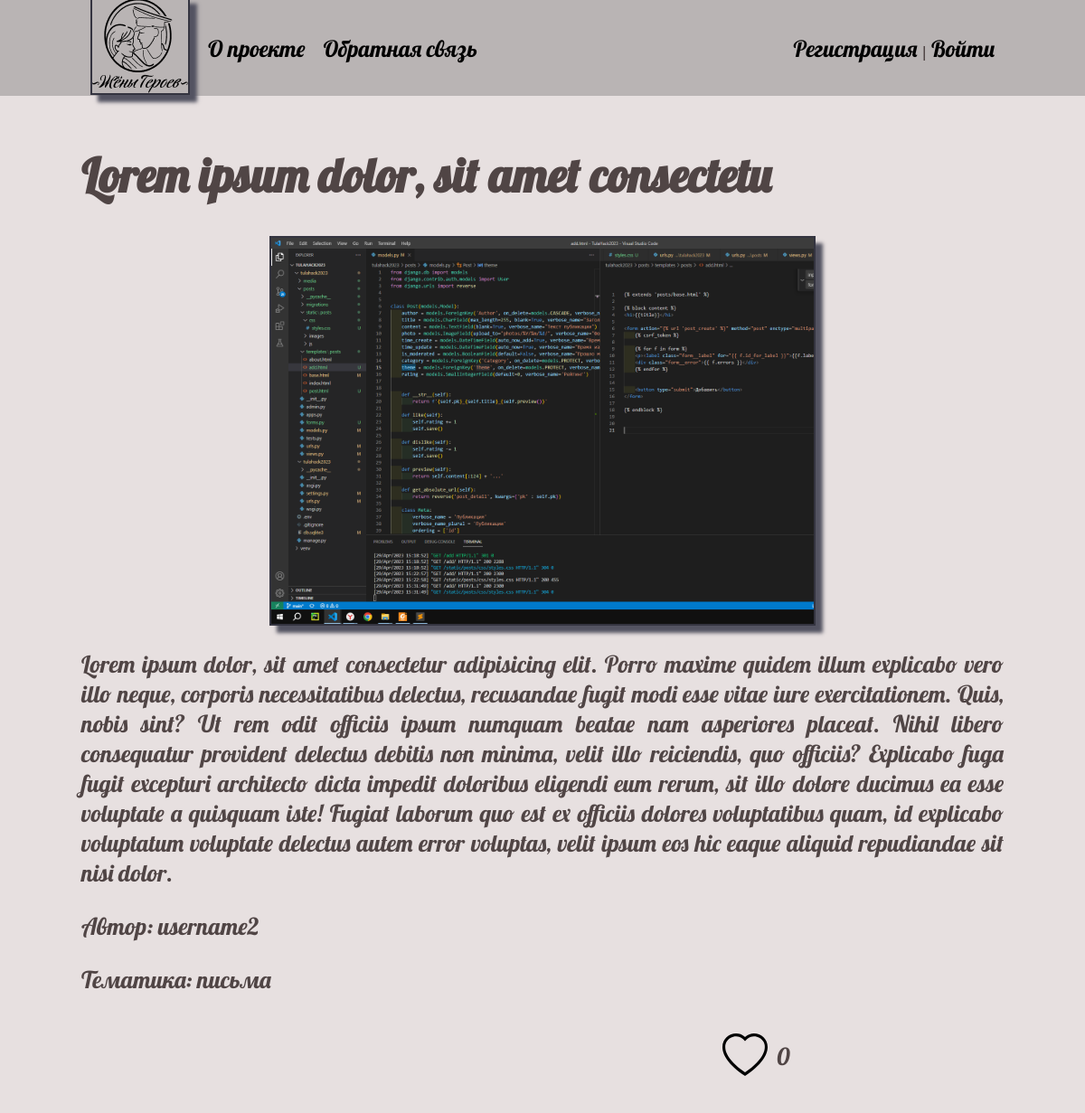
The app's page /post/4/ with its own data.
### posts/models.py (models this page shows, shortened)
class Post(models.Model):
    author = models.ForeignKey('Author', on_delete=models.CASCADE, verbose_name='Автор публикации')
    title = models.CharField(max_length=255, blank=True, verbose_name="Заголовок публикации", )
    content = models.TextField(blank=True, verbose_name="Текст публикации")
    photo = models.ImageField(upload_to="photos/%Y/%m/%d/", verbose_name="Фото")
    time_create = models.DateTimeField(auto_now_add=True, verbose_name="Время создания")
    time_update = models.DateTimeField(auto_now=True, verbose_name="Время изменения")
    is_moderated = models.BooleanField(default=False, verbose_name="Прошло модерацию")
    category = models.ForeignKey('Category', on_delete=models.PROTECT, verbose_name="Категории публикации") # например публикация с фото или новость
    theme = models.ForeignKey('Theme', on_delete=models.PROTECT, verbose_name="Тема") # например фото в мундире, детский рисунок, письма..
    rating = models.SmallIntegerField(default=0, verbose_name='Рейтинг')
    def __str__(self):
        return f'{self.pk}_{self.title}_{self.preview()}'
    def preview(self):
        return self.content[:32] + '...'
    class Meta:
        verbose_name = 'Публикация'
        verbose_name_plural = 'Публикации'
        ordering = ['id']

class Author(models.Model):
    author = models.OneToOneField(User, on_delete=models.CASCADE)
    city = models.CharField(max_length=32, verbose_name="Город")
    def __str__(self):
        return self.author.username
    class Meta:
        verbose_name = 'Автор публикации'
        verbose_name_plural = 'Авторы публикации'
        ordering = ['id']

class Theme(models.Model):
    name = models.CharField(max_length=100, db_index=True, verbose_name="Название темы")
    slug = models.SlugField(max_length=255, unique=True, db_index=True, verbose_name="URL")
    def __str__(self):
        return self.name
    class Meta:
        verbose_name = 'Тема'
        verbose_name_plural = 'Темы'
        ordering = ['id']

### posts/views.py (the view)
# urls.py: path('post/<int:pk>/', PostDetail.as_view(), name='post_detail'),
class PostDetail(DataMixin, DetailView):
    model = Post
    template_name = 'posts/post.html'
    context_object_name = 'post'
    def get_context_data(self, *, object_list=None, **kwargs):
        context = super().get_context_data(**kwargs)
        c_def = self.get_user_context(title=context['post'])
        return dict(list(context.items()) + list(c_def.items()))

### posts/utils.py (called while the page is built)
    def get_user_context(self, **kwargs):
        context = kwargs
        user_menu = menu.copy()
        if not self.request.user.is_authenticated:
            user_menu.pop(1)
        context['menu'] = user_menu
        return context

### posts/templates/posts/post.html (shortened to what this page needs)
{% extends 'posts/base.html' %}
{% load static %}
{% block content %}
<div class="article_detail">
    <h1 class="article__title">{{post.title}}</h1>
    {% if post.photo %}
        <img class="article__image" src="{{post.photo.url}}">
    {% endif %}
    <p class="article__text">
        {{post.content|linebreaks}}
    </p>
    <p>Автор: {{ post.author }}</p>
    <p>Тематика: {{ post.theme }}</p>
    <div class="article__bottom">
        <div class="article__like">
            <img src="{% static 'posts/images/heart.svg' %}" alt="">
            <p>{{ post.rating }}</p>
        </div>
    </div>
</div>
{% endblock %}

### posts/static/posts/css/styles.css (style rules this page uses)
html, body { font-family: 'Lobster'; font-style: normal; color: rgb(80, 69, 69); ; margin: 0; padding: 0; height: 100%; width: 100%; background-color: #e7e0e0; }
img { max-width: 450px; height: 100%; -o-object-fit: contain; object-fit: contain; border: 2px solid #343440; box-shadow: 8px 8px 4px #535361; }
.article_detail { flex-direction: column; align-items: center; font-size: 26px; text-align: justify; }
.article__image { max-width: 600px; height: auto; max-height: 50vh; margin-right: 30px; }
.article_detail>.article__image { max-height: 70vh; display: flex; justify-content: center; margin: 0 auto; }
.article__bottom { display: flex; justify-content: space-around; }
.article__like { display: flex; }
.article__like>img { width: 50px; height: auto; border: none; box-shadow: none; margin-right: 10px; }

### records on screen
Post: title "Lorem ipsum dolor, sit amet consectetu", photo (picture), content "Lorem ipsum dolor, sit amet consectetur adipisicing elit. Porro maxime quidem illum explicabo vero illo neque, corporis necessitatibus delectus, recusandae fugit modi esse vitae iure exercitationem. Quis, nobis sint? Ut rem odit officiis ipsum numquam beatae nam asperiores placeat. Nihil libero consequatur provident delectus debitis non minima, velit illo reiciendis, quo officiis? Explicabo fuga fugit excepturi architecto dicta impedit doloribus eligendi eum rerum, sit illo dolore ducimus ea esse voluptate a quisquam iste! Fugiat laborum quo est ex officiis dolores voluptatibus quam, id explicabo voluptatum voluptate delectus autem error voluptas, velit ipsum eos hic eaque aliquid…", author "username2", theme "письма", rating "0"

### other values on screen
{{ m.title }} "О проекте" "Обратная связь"
